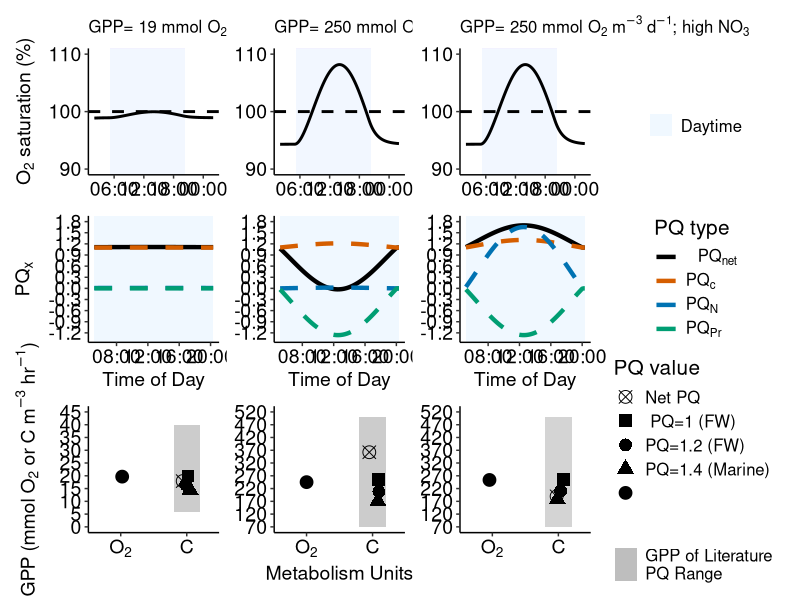

The R source for this figure:
library(chron) #this is how we used to do time.  Unwilling to change for this exercise
library(ggplot2)
library(patchwork)
library(reshape2); library(dplyr); library(tidyr)
Sys.setenv(TZ='GMT')
#make up some time data

time<-seq(from = as.numeric(chron(dates="05/21/22", times="02:00:00")),
          to=as.numeric(chron(dates="05/22/22", times="04:00:00")), by=10/1440 )
dtime<- chron(time)


######simulate O2 saturation######

##Make up light data
## now make up light data if you don't have it

## From Yard et al. (1995) Ecological Modelling.  Remember your trig?  
## calculate light as umol photon m-2 s-1.
## Arguments are:  
## time = a date and time input (i.e. a chron object) 
## lat = latitude of field site
## longobs = longitude of field site
## longstd = standard longitude of the field site (NOTE: watch daylight savings time!!!). For PST, longstd is be 120 degrees. But during PDT it is 105 degrees. MST is 105 deg. MDT is 90. 
## year = the year for which you collected data and is entered as "2013-01-01"



# convert degrees to radians
radi<-function(degrees){(degrees*pi/180)}

# function to estimate light
lightest<- function (time, lat, longobs, longstd, year ) {
  
  jday<-as.numeric(trunc(time)-as.numeric(as.Date(year)))
  E<- 9.87*sin(radi((720*(jday-81))/365)) - 7.53*cos(radi((360*(jday-81))/365)) - 1.5*sin(radi((360*(jday-81))/365))
  LST<-as.numeric (time-trunc(time))
  ST<-LST+(3.989/1440)*(longstd-longobs)+E/1440
  solardel<- 23.439*sin(radi(360*((283+jday)/365)))
  hourangle<-(0.5-ST)*360
  theta<- acos( sin(radi(solardel)) * sin(radi(lat)) + cos(radi(solardel)) * cos(radi(lat)) * cos(radi(hourangle)) )
  suncos<-ifelse(cos(theta)<0, 0, cos(theta))
  GI<- suncos*2326
  GI	
  
}
#end of function

## onespecific time just to see if function works
light<- lightest(time=dtime, lat=47,  longobs=114, longstd= 105, year="2022-01-01")

#fake some temp
temp<- rep(15, length(light))  #too cold to swim in

Kcor<-function (temp,K600) {
  K600/(600/(1800.6-(temp*120.1)+(3.7818*temp^2)-(0.047608*temp^3)))^-0.5
}
#end of function

osat<- function(temp, bp) {
  
  tstd<-log((298.15-temp) / (273.15 + temp))
  
  a0<-2.00907
  a1<-3.22014
  a2<-4.0501
  a3<-4.94457
  a4<- -0.256847
  a5<- 3.88767
  
  u<-10^(8.10765-(1750.286/(235+temp)))
  
  sato<-(exp(a0 + a1*tstd + a2*tstd^2 + a3*tstd^3 + a4*tstd^4+a5*tstd^5))*((bp-u)/(760-u))*1.42905
  sato
}

#end of function







#Low GPP and low NO3- simulate oxy data
onestationsim<-function(GPP, ER, z, temp, K, light, bp, ts) {
  
  oxy.mod<-numeric(length(light))
  oxy.mod[1]<-9.97  #trial end error this first point based on the O2 data at the end of the time series
  
  # this is the metabolism equation as in Van de Bogert et al (2007) L&OMethods
  for (i in 2:length(light)) { oxy.mod[i]<-oxy.mod[i-1]+((GPP/z)*(light[i]/sum(light)))+ ER*ts/z+(Kcor(temp[i],K))*ts*(osat(temp[i],bp)-oxy.mod[i-1]) }
  oxy.mod
}
# end of function

#tw more functions you need



sim_oxy<- onestationsim(GPP=0.6, ER=-1.5,z=1,temp=temp,light=light, K=15, bp=760, ts=10/1440)
sim_oxy_sat<-100*sim_oxy/osat(temp, 760)
data_lowgpp<-data.frame(dtime, sim_oxy_sat)
data_lowgpp$dtime<-as.POSIXct(data_lowgpp$dtime)
data_lowgpp$time<-as.POSIXct(data_lowgpp$dtime, format="%H:%M:%S")



p1<-
  ggplot(data_lowgpp, aes(x=time, y=sim_oxy_sat))+
  geom_rect(aes( xmin=time[20], xmax=time[111], ymin=-Inf, ymax=Inf, fill="Daytime"), color=NA, alpha=0.2)+
  geom_line(size=1)+
  theme_classic()+
  ylab(expression(paste(O[2], " saturation (%)")))+
  xlab("Time of Day")+
  theme(axis.title.x=element_text(size=14,colour = "black"))+
  theme(axis.title.y=element_text(size=14,colour = "black"))+
  theme(axis.text.y=element_text(size=14,colour = "black"))+
  theme(axis.text.x=element_text(size=14,colour = "black"))+
  scale_x_datetime(date_labels = "%H:%M", date_breaks = "6 hours", limits=c(as.POSIXct("2022-05-21 02:00:00"), as.POSIXct("2022-05-22 02:00:00")))+
  scale_y_continuous(limits=c(90,110), breaks=seq(from=80, to=130, by=10))+
  geom_hline(yintercept=100,linetype="dashed", size=1)+
  #annotate("rect", xmin=data_lowgpp$time[20], xmax=data_lowgpp$time[111], ymin=-Inf, ymax=Inf, fill = "gray", alpha=0.2)+
  ggtitle(expression(paste("GPP= 19 mmol ", O[2]," ", m^-3," ",d^-1 ,"")))+
  theme(axis.title.x=element_blank())+
  theme(plot.title = element_text(size = 12))+
  scale_fill_manual('',
                    values = 'aliceblue',  
                    guide = guide_legend(override.aes = list(alpha = 0.2)))+
  theme(legend.text=element_text(size=12),legend.position="none")
  
  

#High GPP- simulate oxy data
onestationsim<-function(GPP, ER, z, temp, K, light, bp, ts) {
  
  oxy.mod<-numeric(length(light))
  oxy.mod[1]<-9.51  #trial end error this first point based on the O2 data at the end of the time series
  
  # this is the metabolism equation as in Van de Bogert et al (2007) L&OMethods
  for (i in 2:length(light)) { oxy.mod[i]<-oxy.mod[i-1]+((GPP/z)*(light[i]/sum(light)))+ ER*ts/z+(Kcor(temp[i],K))*ts*(osat(temp[i],bp)-oxy.mod[i-1]) }
  oxy.mod
}
# end of function

#tw more functions you need



sim_oxy<- onestationsim(GPP=8, ER=-8,z=1,temp=temp,light=light, K=15, bp=760, ts=10/1440)
sim_oxy_sat<-100*sim_oxy/osat(temp, 760)
data_highgpp<-data.frame(dtime, sim_oxy_sat)
data_highgpp$dtime<-as.POSIXct(data_lowgpp$dtime)
data_highgpp$time<-as.POSIXct(data_lowgpp$dtime, format="%H:%M:%S")



p2<-ggplot(data_highgpp, aes(x=time, y=sim_oxy_sat))+
  geom_rect(aes( xmin=time[20], xmax=time[111], ymin=-Inf, ymax=Inf, fill="Daytime"), color=NA, alpha=0.2)+
  geom_line(size=1)+
  theme_classic()+
  ylab(expression(paste(O[2], " saturation (%)")))+
  xlab("Time of Day")+
  theme(axis.title.x=element_text(size=14,colour = "black"))+
  theme(axis.title.y=element_text(size=14,colour = "black"))+
  theme(axis.text.y=element_text(size=14,colour = "black"))+
  theme(axis.text.x=element_text(size=14,colour = "black"))+
  scale_x_datetime(date_labels = "%H:%M", date_breaks = "6 hours", limits=c(as.POSIXct("2022-05-21 02:00:00"), as.POSIXct("2022-05-22 02:00:00")))+
  scale_y_continuous(limits=c(90,110), breaks=seq(from=80, to=130, by=10))+
  geom_hline(yintercept=100,linetype="dashed", size=1)+
  ggtitle(expression(paste("GPP= 250 mmol ", O[2]," ", m^-3," ",d^-1 ,"; low ", NO[3])))+
  theme(axis.title.x=element_blank(),axis.title.y=element_blank())+
  theme(plot.title = element_text(size = 12))+
  scale_fill_manual('',
                    values = 'aliceblue',  
                    guide = guide_legend(override.aes = list(alpha = 0.2)))+
  theme(legend.text=element_text(size=12),legend.position="none")

p3<-ggplot(data_highgpp, aes(x=time, y=sim_oxy_sat))+
  geom_rect(aes( xmin=time[20], xmax=time[111], ymin=-Inf, ymax=Inf, fill="Daytime"), color=NA, alpha=0.2)+
  geom_line(size=1)+
  theme_classic()+
  ylab(expression(paste(O[2], " saturation (%)")))+
  xlab("Time of Day")+
  theme(axis.title.x=element_text(size=14,colour = "black"))+
  theme(axis.title.y=element_text(size=14,colour = "black"))+
  theme(axis.text.y=element_text(size=14,colour = "black"))+
  theme(axis.text.x=element_text(size=14,colour = "black"))+
  scale_x_datetime(date_labels = "%H:%M", date_breaks = "6 hours", limits=c(as.POSIXct("2022-05-21 02:00:00"), as.POSIXct("2022-05-22 02:00:00")))+
  scale_y_continuous(limits=c(90,110), breaks=seq(from=80, to=130, by=10))+
  geom_hline(yintercept=100,linetype="dashed", size=1)+
  ggtitle(expression(paste("GPP= 250 mmol ", O[2]," ", m^-3," ",d^-1 ,"; high ", NO[3])))+
  theme(axis.title.x=element_blank(),axis.title.y=element_blank())+
  theme(plot.title = element_text(size = 12))+
  scale_fill_manual('',
                    values = 'aliceblue',  
                    guide = guide_legend(override.aes = list(alpha = 1)))+
  theme(legend.position="right",legend.text=element_text(size=12), legend.title=element_text(size=15))


######simulate PQ data######

##Low GPP and low NO3

#PQ_C is the carbon portion that describes the type of organic molecule synthesized. 
#For phytoplakton this value is believed to be 1.1. Although, lipid production will likely increase this value
#during the photic period. 
pq_c_start<-rep(1.1,times=length(dtime))
pq_c<-pq_c_start+light*0.000001

#PQ_N is the NO3 portion. NO3 is low so this is near zero
pq_n_start<-rep(0.01,times=length(dtime))
pq_n<-pq_n_start+light*0.000001

#PQ_pr is the photorespiration portion. Low GPP below 100% sat means no PR
pq_pr<-0.001

#PQ_net is all combined
pq_net<-pq_c+pq_n+pq_pr

pq_lowgpp<-melt(data.frame(as.POSIXct(dtime,format="%H:%M:%S"),pq_c, pq_n, pq_pr,pq_net ),id="as.POSIXct.dtime..format.....H..M..S..")
names(pq_lowgpp)<-c("time","factor","pq_x" )
labs<-c(expression(phantom("--")*PQ['net']),
        expression(PQ['c']*phantom("-")),
        expression(PQ['N']*phantom("-")),
        expression(PQ['Pr']))
pq_lowgpp$factor<-factor(pq_lowgpp$factor, levels= c("pq_net","pq_c", "pq_n", "pq_pr"))

p4<-ggplot(pq_lowgpp, aes(x=time, y=pq_x, color=factor(factor)))+
  annotate("rect", xmin=data_lowgpp$time[20], xmax=data_lowgpp$time[111], ymin=-Inf, ymax=Inf, fill = "aliceblue", alpha=1)+
  geom_line(aes(linetype=factor),size=1.5)+
  theme_classic()+
  ylab(expression(paste(PQ[x])))+
  xlab("Time of Day")+
  theme(axis.title.x=element_text(size=14,colour = "black"))+
  theme(axis.title.y=element_text(size=14,colour = "black"))+
  theme(axis.text.y=element_text(size=14,colour = "black"))+
  theme(axis.text.x=element_text(size=14,colour = "black"))+
  scale_x_datetime(date_labels = "%H:%M", date_breaks = "4 hours", limits=c(as.POSIXct(data_lowgpp$time[20]), as.POSIXct(data_lowgpp$time[111])))+
  scale_y_continuous(limits=c(-1.3,1.8), breaks=seq(from=-1.2, to=1.8, by=0.3))+
  scale_color_manual(labels=labs, name = "PQ type",values = c("#000000","#D55E00","#0072B2","#009E73"))+
  scale_linetype_manual(values=c("solid", "dashed","dashed","dashed"))+
  theme(legend.text=element_text(size=12),legend.position="none")
  
  
##High GPP and low NO3

#PQ_C is the carbon portion that describes the type of organic molecule synthesized. 
#For phytoplakton this value is believed to be 1.1. Although, lipid production will likely increase this value
#during the photic period. 
pq_c_start<-rep(1.1,times=length(dtime))
pq_c<-pq_c_start+light*0.000055

#PQ_N is the NO3 portion. NO3 is low so this is near zero
pq_n<-light*0.00001

#PQ_pr is the photorespiration portion. Low GPP below 100% sat means no PR
pq_pr<- -light*0.00061

#PQ_net is all combined
pq_net<-pq_c+pq_n+pq_pr

pq_highgpp_lown<-melt(data.frame(as.POSIXct(dtime,format="%H:%M:%S"),pq_c, pq_n, pq_pr,pq_net ),id="as.POSIXct.dtime..format.....H..M..S..")
names(pq_highgpp_lown)<-c("time","factor","pq_x" )

pq_highgpp_lown$factor<-factor(pq_highgpp_lown$factor, levels= c("pq_net","pq_c", "pq_n", "pq_pr"))



p5<-ggplot(pq_highgpp_lown, aes(x=time, y=pq_x, color=factor(factor)))+
  annotate("rect", xmin=data_lowgpp$time[20], xmax=data_lowgpp$time[111], ymin=-Inf, ymax=Inf, fill = "aliceblue", alpha=1)+
  geom_line(aes(linetype=factor),size=1.5)+
  theme_classic()+
  ylab(expression(paste(PQ[x])))+
  xlab("Time of Day")+
  theme(axis.title.x=element_text(size=14,colour = "black"))+
  theme(axis.title.y=element_text(size=14,colour = "black"))+
  theme(axis.text.y=element_text(size=14,colour = "black"))+
  theme(axis.text.x=element_text(size=14,colour = "black"))+
  scale_x_datetime(date_labels = "%H:%M", date_breaks = "4 hours", limits=c(as.POSIXct(data_lowgpp$time[20]), as.POSIXct(data_lowgpp$time[111])))+
  scale_y_continuous(limits=c(-1.3,1.8), breaks=seq(from=-1.2, to=1.8, by=0.3))+
  scale_color_manual(labels=labs, name = "PQ type",values = c("#000000","#D55E00","#0072B2","#009E73"))+
  scale_linetype_manual(values=c("solid", "dashed","dashed","dashed"))+
  theme(legend.position="none")+
  theme(axis.title.y=element_blank())


##High GPP and low NO3

#PQ_C is the carbon portion that describes the type of organic molecule synthesized. 
#For phytoplakton this value is believed to be 1.1. Although, lipid production will likely increase this value
#during the photic period. 
pq_c_start<-rep(1.1,times=length(dtime))
pq_c<-pq_c_start+light*0.0001

#PQ_N is the NO3 portion. NO3 is low so this is near zero
pq_n<- light*0.0008

#PQ_pr is the photorespiration portion. Low GPP below 100% sat means no PR
pq_pr<- -light*0.00061

#PQ_net is all combined
pq_net<-pq_c+pq_n+pq_pr

pq_highgpp_highn<-melt(data.frame(as.POSIXct(dtime,format="%H:%M:%S"),pq_c, pq_n, pq_pr,pq_net ),id="as.POSIXct.dtime..format.....H..M..S..")
names(pq_highgpp_highn)<-c("time","factor","pq_x" )
labs<-c(expression(phantom("--")*PQ['net']),
        expression(PQ['c']*phantom("-")),
        expression(PQ['N']*phantom("-")),
        expression(PQ['Pr']))

pq_highgpp_highn$factor<-factor(pq_highgpp_highn$factor, levels= c("pq_net","pq_c", "pq_n", "pq_pr"))


p6<-ggplot(pq_highgpp_highn, aes(x=time, y=pq_x, color=factor))+
  annotate("rect", xmin=data_lowgpp$time[20], xmax=data_lowgpp$time[111], ymin=-Inf, ymax=Inf, fill = "aliceblue", alpha=1)+
  geom_line(aes(linetype=factor),size=1.5)+
  theme_classic()+
  ylab(expression(paste(PQ[x])))+
  xlab("Time of Day")+
  theme(axis.title.x=element_text(size=14,colour = "black"))+
  theme(axis.title.y=element_text(size=14,colour = "black"))+
  theme(axis.text.y=element_text(size=14,colour = "black"))+
  theme(axis.text.x=element_text(size=14,colour = "black"))+
  scale_x_datetime(date_labels = "%H:%M", date_breaks = "4 hours", limits=c(as.POSIXct(data_lowgpp$time[20]), as.POSIXct(data_lowgpp$time[111])))+
  scale_y_continuous(limits=c(-1.3,1.8), breaks=seq(from=-1.2, to=1.8, by=0.3))+
  #scale_color_discrete(labels=labs, name = "PQ type")+
  scale_color_manual(labels=labs, name = "PQ type",values = c("#000000","#D55E00","#0072B2","#009E73"))+
  scale_linetype_manual(values=c("solid", "dashed","dashed","dashed"))+
  theme(legend.position="right",legend.text=element_text(size=12),legend.title=element_text(size=15))+
  theme(axis.title.y=element_blank())+
  guides(linetype = "none")   


##GPP estimates with different PQs
pq_fw1<-1
pq_fw2<-1.2
pq_mar<-1.4
pq_min<-0.5
pq_max<-3.5

#low GPP and N
pq_net<-mean(pq_lowgpp[pq_lowgpp$factor == "pq_net",]$pq_x )

gpp_o2<-20
gpp_c_fw1<-gpp_o2/pq_fw1
gpp_c_fw2<-gpp_o2/pq_fw2
gpp_c_mar<-gpp_o2/pq_mar
gpp_c_min<-gpp_o2/pq_min
gpp_c_max<-gpp_o2/pq_max
gpp_c_true<-gpp_o2/pq_net


values<-c(gpp_o2, gpp_c_fw1,gpp_c_fw2,gpp_c_mar, gpp_c_true )
#values<-c(gpp_o2, gpp_c_fw1,gpp_c_fw2,gpp_c_mar,gpp_c_min, gpp_c_max, gpp_c_true )
#var<-c("O2", "C", "C", "C", "C", "C", "C")
var<-c(1,1.5,1.5,1.5,1.5)
#factor<-c("", "fw1", "fw2", "mar","min", "max", "true")
factor<-c("", "fw1", "fw2", "mar", "true")
data<-data.frame(values, var, factor)
#data$var<-factor(data$var, levels= c("O2", "C"))
#data$factor<-factor(data$factor, levels= c("true","min", "fw1", "fw2", "mar", "max", ""))
data$factor<-factor(data$factor, levels= c("true","min", "fw1", "fw2","mar", ""))

p7<-ggplot(data, aes(x=var, y=values, group=factor(factor)))+
  geom_jitter(aes(shape=factor(factor)),size=4, width=0.05)+
  theme_classic()+
  ylab(expression(paste("GPP (mmol ", O[2]," or C ", m^-3," ",hr^-1 ,")")))+
  xlab("Metabolism Units")+
  theme(axis.title.x=element_text(size=14,colour = "black"))+
  theme(axis.title.y=element_text(size=14,colour = "black"))+
  theme(axis.text.y=element_text(size=14,colour = "black"))+
  theme(axis.text.x=element_text(size=14,colour = "black"))+
  scale_y_continuous(limits=c(0,45), breaks=seq(from=0, to=45, by=5))+
  scale_x_continuous(limits=c(0.8, 1.7), breaks=c(1, 1.5), labels=c(expression(paste(, O[2],)), "C"))+
  #scale_x_discrete(labels=c(expression(paste(, O[2],)), "C"))+
  #scale_shape_manual(values=c(13, 0,15, 16, 17, 2,19),labels=labs, name = "PQ value")+
  scale_shape_manual(values=c(13,15, 16, 17,19),labels=labs, name = "PQ value")+ 
  theme(legend.position="none")+
  theme(axis.title.x=element_blank())+
  annotate("rect", xmin=1.4, xmax=1.6, ymin=gpp_c_min, ymax=gpp_c_max, fill = "black", alpha=.2)


#high GPP and low N
pq_net<-mean(pq_highgpp_lown[pq_highgpp_lown$factor == "pq_net",]$pq_x )


gpp_o2<-250
gpp_c_fw1<-gpp_o2/pq_fw1
gpp_c_fw2<-gpp_o2/pq_fw2
gpp_c_mar<-gpp_o2/pq_mar
gpp_c_min<-gpp_o2/pq_min
gpp_c_max<-gpp_o2/pq_max
gpp_c_true<-gpp_o2/pq_net

values<-c(gpp_o2, gpp_c_fw1,gpp_c_fw2,gpp_c_mar, gpp_c_true )
#values<-c(gpp_o2, gpp_c_fw1,gpp_c_fw2,gpp_c_mar,gpp_c_min, gpp_c_max, gpp_c_true )
#var<-c("O2", "C", "C", "C", "C", "C", "C")
var<-c(1,1.5,1.5,1.5,1.5)
factor<-c("", "fw1", "fw2", "mar", "true")
#factor<-c("", "fw1", "fw2", "mar","min", "max", "true")
data<-data.frame(values, var, factor)
#data$var<-factor(data$var, levels= c("O2", "C"))
#data$factor<-factor(data$factor, levels= c("true","min", "fw1", "fw2", "mar", "max", ""))
data$factor<-factor(data$factor, levels= c("true","min", "fw1", "fw2","mar", ""))

p8<-ggplot(data, aes(x=var, y=values, group=factor(factor)))+
  geom_jitter(aes(shape=factor(factor)),size=4, width=0.05)+
  theme_classic()+
  ylab(expression(paste("GPP (mmol ", O[2]," ", m^-3," ",hr^-1 ,")")))+
  xlab("Metabolism Units")+
  theme(axis.title.x=element_text(size=14,colour = "black"))+
  theme(axis.title.y=element_text(size=14,colour = "black"))+
  theme(axis.text.y=element_text(size=14,colour = "black"))+
  theme(axis.text.x=element_text(size=14,colour = "black"))+
  scale_y_continuous(limits=c(70,520), breaks=seq(from=70, to=520, by=50))+
  scale_x_continuous(limits=c(0.8, 1.7), breaks=c(1, 1.5), labels=c(expression(paste(, O[2],)), "C"))+
  #scale_x_discrete(labels=c(expression(paste(, O[2],)), "C"))+
  #scale_shape_manual(values=c(13, 0,15, 16, 17, 2,19),labels=labs, name = "PQ value")+  theme(legend.position="none")+
  scale_shape_manual(values=c(13,15, 16, 17,19),labels=labs, name = "PQ value")+ 
  theme(axis.title.y=element_blank())+
  theme(legend.position="none")+
  annotate("rect", xmin=1.4, xmax=1.6, ymin=gpp_c_min, ymax=gpp_c_max, fill = "black", alpha=.2)


#high GPP and low N
pq_net<-mean(pq_highgpp_highn[pq_highgpp_highn$factor == "pq_net",]$pq_x )

gpp_o2<-250
gpp_c_fw1<-gpp_o2/pq_fw1
gpp_c_fw2<-gpp_o2/pq_fw2
gpp_c_mar<-gpp_o2/pq_mar
gpp_c_min<-gpp_o2/pq_min
gpp_c_max<-gpp_o2/pq_max
gpp_c_true<-gpp_o2/pq_net


values<-c(gpp_o2, gpp_c_fw1,gpp_c_fw2,gpp_c_mar, gpp_c_true )
#var<-c("O2", "C", "C", "C", "C", "C", "C")
var<-c(1,1.5,1.5,1.5,1.5)
factor<-c("", "fw1", "fw2", "mar", "true")
data<-data.frame(values, var, factor)
#data$var<-factor(data$var, levels= c("O2", "C"))
data$factor<-factor(data$factor, levels= c("true","min", "fw1", "fw2","mar", ""))

labs<-c("Net PQ"," PQ=1 (FW)", "PQ=1.2 (FW)", "PQ=1.4 (Marine)","")


p9<-ggplot(data, aes(x=var, y=values))+
  geom_rect(aes(xmin=1.4, xmax=1.6, ymin=gpp_c_min, ymax=gpp_c_max, fill="GPP of Literature \nPQ Range"), color=NA, alpha=0.2)+
  geom_jitter(aes(shape=factor(factor)),size=4, width=0.05)+
  theme_classic()+
  ylab(expression(paste("GPP (mmol ", O[2]," ", m^-3," ",hr^-1 ,")")))+
  xlab("Metabolism Units")+
  theme(axis.title.x=element_text(size=14,colour = "black"))+
  theme(axis.title.y=element_text(size=14,colour = "black"))+
  theme(axis.text.y=element_text(size=14,colour = "black"))+
  theme(axis.text.x=element_text(size=14,colour = "black"))+
  scale_y_continuous(limits=c(70,520), breaks=seq(from=70, to=520, by=50))+
  scale_x_continuous(limits=c(0.8, 1.7), breaks=c(1, 1.5), labels=c(expression(paste(, O[2],)), "C"))+
  #scale_x_discrete(labels=c(expression(paste(, O[2],)), "C"))+
  scale_shape_manual(values=c(13,15, 16, 17,19),labels=labs, name = "PQ value")+  
  theme(legend.position="right",legend.text=element_text(size=12), legend.title=element_text(size=15))+
  theme(axis.title.y=element_blank(),axis.title.x=element_blank())+
   scale_fill_manual('',
                    values = 'gray',  
                    guide = guide_legend(override.aes = list(alpha = 1)))+
  theme(legend.spacing.y=unit(-0.03, "cm"))




p1/p4/p7 | p2/p5/p8 | p3/p6/p9
